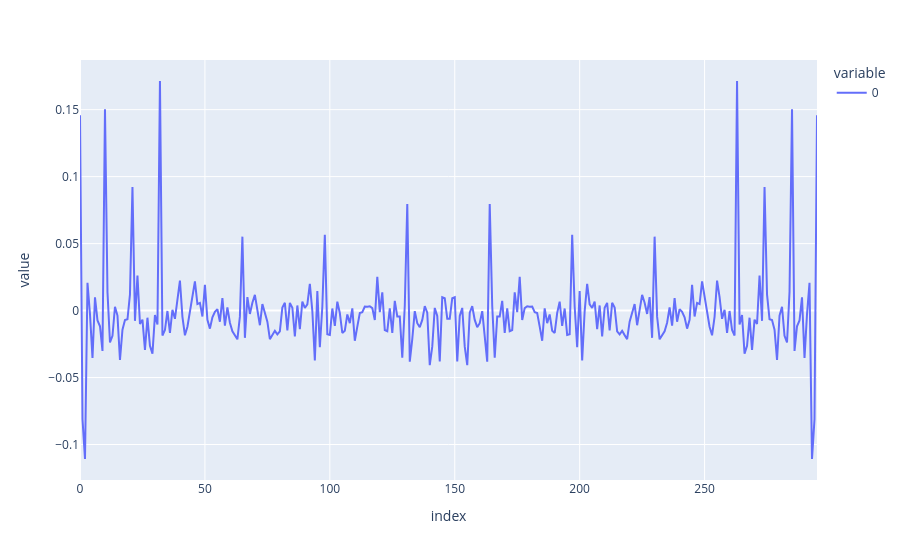

Source (notebook cell):
### Code cell
px.line(ceps_healthy2[1:])

### Figure 1 — Plotly figure (JSON) as saved in the notebook; plotly's stock layout.template omitted (floating-point values rounded to 4 significant figures; data arrays with more than 128 entries replaced by an {"elided": "..."} marker saying what was removed)
{"data": [{"hovertemplate": "variable=0<br>index=%{x}<br>value=%{y}<extra></extra>", "legendgroup": "0", "line": {"color": "#636efa", "dash": "solid"}, "marker": {"symbol": "circle"}, "mode": "lines", "name": "0", "orientation": "v", "showlegend": true, "type": "scatter", "x": {"elided": "296 int values"}, "xaxis": "x", "y": {"elided": "296 float values"}, "yaxis": "y"}], "layout": {"legend": {"title": {"text": "variable"}, "tracegroupgap": 0}, "margin": {"t": 60}, "xaxis": {"anchor": "y", "domain": [0, 1], "title": {"text": "index"}}, "yaxis": {"anchor": "x", "domain": [0, 1], "title": {"text": "value"}}}}
